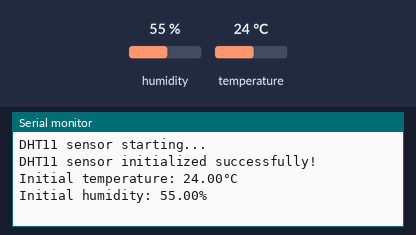
A sketch run on a simulated Arduino Uno, built with avr-gcc and run on an emulated ATmega328P. Shown: the last lines printed to the serial monitor. The inputs (shaded band) are chosen by the test bench; at power-on: humidity 55 %, temperature 24 °C.

Above: at 3.2 s.
3.3 s: humidity set to 22 %
At 5.5 s:
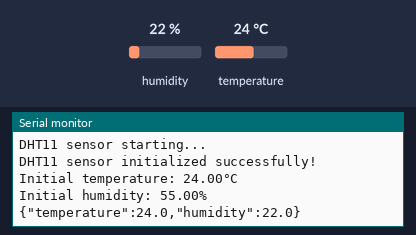
7.6 s: temperature set to 12 °C
At 9.2 s:
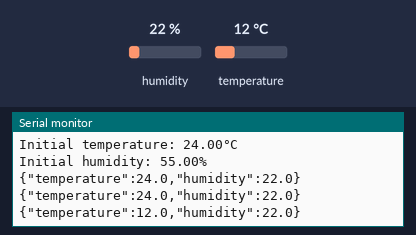
10.3 s: humidity set to 40 %
At 10.3 s:
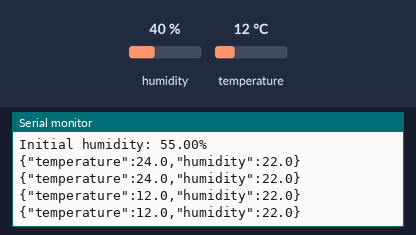

Measured:
- after the input at 3.3 s, the serial monitor: prints a new line after 0.78 s (image 1)
- after the input at 7.6 s, the serial monitor: prints a new line after 0.53 s (image 2)

The sketch:

arduino_dht11.ino
```cpp
#include <DHT.h>

#define DHTPIN 2      // Digital pin connected to the DHT sensor
#define DHTTYPE DHT11 // DHT 11

DHT dht(DHTPIN, DHTTYPE);

void setup() {
  Serial.begin(9600);
  Serial.println("DHT11 sensor starting...");

  // Initialize DHT sensor
  dht.begin();

  // Wait for sensor to stabilize
  delay(2000);

  // Test sensor
  float testTemp = dht.readTemperature();
  float testHumidity = dht.readHumidity();

  if (isnan(testTemp) || isnan(testHumidity)) {
    Serial.println("Failed to initialize DHT sensor!");
    Serial.println("Please check:");
    Serial.println("1. Sensor is properly connected to pin 2");
    Serial.println("2. 10K resistor is connected between VCC and DATA");
    Serial.println("3. Power supply is stable (3.3V-5.5V)");
  } else {
    Serial.println("DHT11 sensor initialized successfully!");
    Serial.print("Initial temperature: ");
    Serial.print(testTemp);
    Serial.println("°C");
    Serial.print("Initial humidity: ");
    Serial.print(testHumidity);
    Serial.println("%");
  }
}

void loop() {
  // Wait between measurements
  delay(2000);

  // Reading temperature or humidity takes about 250 milliseconds!
  float humidity = dht.readHumidity();
  float temperature = dht.readTemperature();

  // Check if any reads failed
  if (isnan(humidity) || isnan(temperature)) {
    Serial.println("Failed to read from DHT sensor!");
    Serial.println("Retrying in 2 seconds...");
    return;
  }

  // Create JSON string with sensor data
  String jsonData = "{";
  jsonData += "\"temperature\":" + String(temperature, 1) + ",";
  jsonData += "\"humidity\":" + String(humidity, 1);
  jsonData += "}";

  // Send data via serial
  Serial.println(jsonData);
} 
```
